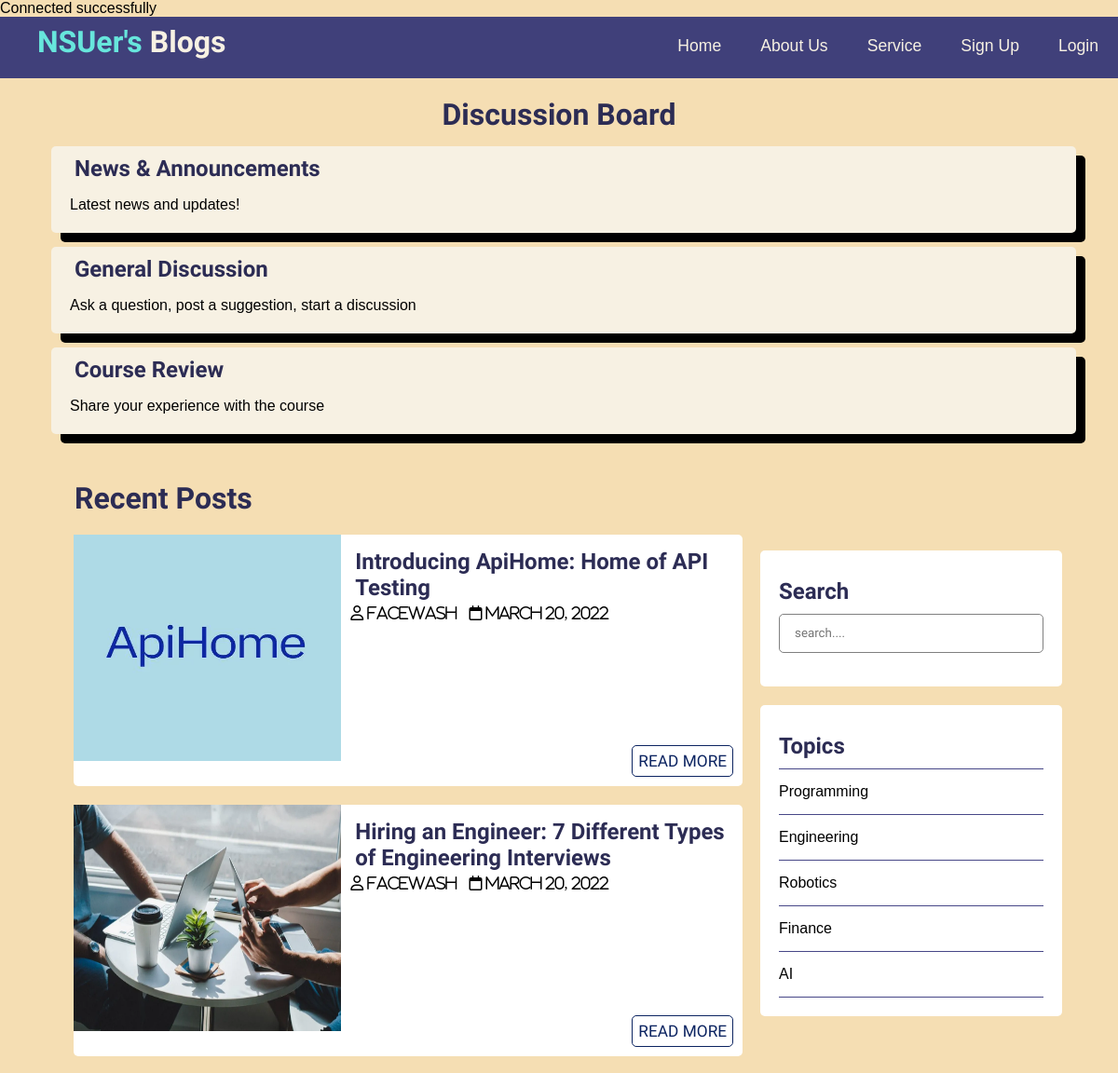
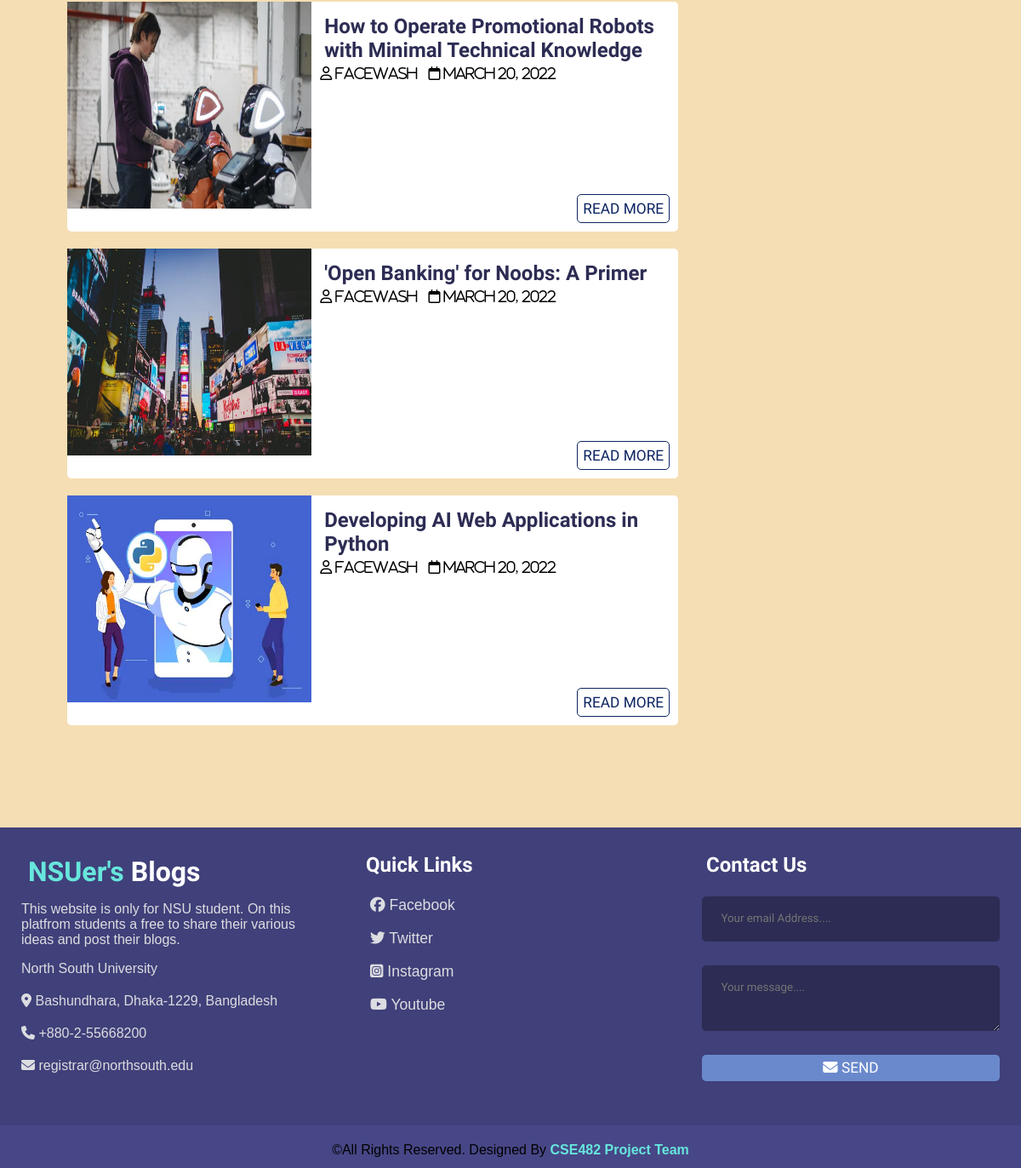
The page / on the database its author committed (2 pictures, top to bottom).
### tables this page shows
CREATE TABLE `posts` (
  `id` int(11) NOT NULL,
  `user_id` int(11) NOT NULL,
  `topic_id` int(11) DEFAULT NULL,
  `title` varchar(255) NOT NULL,
  `image` varchar(255) NOT NULL,
  `body` text NOT NULL,
  `published` tinyint(4) NOT NULL,
  `created_at` datetime NOT NULL DEFAULT current_timestamp()
);

CREATE TABLE `users` (
  `id` int(11) NOT NULL,
  `admin` tinyint(4) NOT NULL,
  `username` varchar(255) NOT NULL,
  `email` varchar(255) NOT NULL,
  `password` varchar(255) NOT NULL,
  `created_at` datetime NOT NULL DEFAULT current_timestamp()
);

CREATE TABLE `topics` (
  `id` int(11) NOT NULL,
  `name` varchar(255) NOT NULL,
  `description` text NOT NULL,
  `created_at` datetime NOT NULL DEFAULT current_timestamp()
);

### app/database/db.php (called while the page is built, shortened)
<?php
require("connect.php");
function executeQuery($sql, $data)
{
    global $conn;
    $statement = $conn->prepare($sql);
    $values = array_values($data);
    $types = str_repeat('s', count($values));
    $statement->bind_param($types, ...$values);
    $statement->execute();
    return $statement;
}
function selectAll($table, $conditions = [])
{
    global $conn;
    $sql = "SELECT * FROM $table";
    if (empty($conditions)) {
        $statement = $conn->prepare($sql);
        $statement->execute();
        $records = $statement->get_result()->fetch_all(MYSQLI_ASSOC);
        return $records;
    }
}
function getPublishedPosts()
{
    $sql = "SELECT
            p.*, u.username
            FROM posts as p
            JOIN users as u
            ON p.user_id = u.id
            WHERE p.published = ?
            ORDER BY p.created_at DESC";
    $statement = executeQuery($sql, ['published' => 1]);
    $result = $statement->get_result();
    $posts = $result->fetch_all(MYSQLI_ASSOC);
    return $posts;
}

### app/controllers/topics.php (called while the page is built, shortened)
<?php
include(ROOT_PATH . "/app/database/db.php");
$table = "topics";
$topics = selectAll($table);

### index.php (the view, shortened to what this page needs)
<?php
include(ROOT_PATH . '/app/controllers/topics.php');
$posts = array();
$postTitle = 'Recent Posts';
if (isset($_GET['t_id'])) {
  $posts = getPostsByTopicId($_GET['t_id']);
  $postTitle = "Posts in '" . $_GET['name'] . "'";
} elseif (isset($_POST['search-term'])) {
  $posts = searchPosts($_POST['search-term']);
  $postTitle = "Search results for '" . $_POST['search-term'] . "'";
} else {
  $posts = getPublishedPosts();
}
?>
<!DOCTYPE html>
<html lang="en">
<head>
  <link rel="stylesheet" href="assets/css/style.css">
</head>
<body>
  <?php
  include(ROOT_PATH . "/app/includes/header.php");
  ?>
  <div class="page-wrapper">
    <div class="container mtb-2">
      <h1 class="slider-title text-center">Discussion Board</h1>
      <div class="profile-articles">
        <div class="user-post">
          <a href="discussion.php">
            <h2>News & Announcements</h2>
            <p>Latest news and updates!</p>
          </a>
        </div>
        <div class="user-post">
          <a href="discussion.php">
            <h2>General Discussion</h2>
            <p>Ask a question, post a suggestion, start a discussion</p>
          </a>
        </div>
        <div class="user-post">
          <a href="discussion.php">
            <h2>Course Review</h2>
            <p>Share your experience with the course</p>
          </a>
        </div>
      </div>
    </div>
    <div class="content clearfix">
      <div class="main-content">
        <h1 class="recent-post-title">
          <?php echo $postTitle; ?>
        </h1>
        <?php foreach ($posts as $post) : ?>
          <div class="post clearfix">
            <img src="<?php echo Base_URL . 'assets/images/' . $post['image']; ?>" alt="" class="post-img" />
            <div class="post-preview">
              <h2>
                <a href="single.php?id=<?php echo $post['id']; ?>">
                  <?php echo $post['title']; ?>
                </a>
              </h2>
              <i class="far fa-user">
                <?php echo ucfirst($post['username']); ?>
              </i>
              <i class="far fa-calendar">
                <?php echo date('F j, Y', strtotime($post['created_at'])); ?>
              </i>
              <a href="single.php?id=<?php echo $post['id']; ?>" class="btn read-more">Read More</a>
            </div>
          </div>
        <?php endforeach; ?>
      </div>
      <div class="sidebar">
        <div class="section scarch">
          <h2 class="section-title">Search</h2>
          <form action="index.php" method="post">
            <input type="text" name="search-term" class="text-input" placeholder="search...." />
          </form>
        </div>
        <div class="section topics">
          <h2 class="section-title">Topics</h2>
          <ul>
            <?php foreach ($topics as $key => $topic) : ?>
              <li>
                <a href="<?php echo Base_URL . 'index.php?t_id=' . $topic['id'] . '&name=' . $topic['name']; ?>">
                  <?php echo $topic['name']; ?>
                </a>
              </li>
            <?php endforeach; ?>
          </ul>
        </div>
      </div>
    </div>
  </div>
  <?php include(ROOT_PATH . "/app/includes/footer.php") ?>
</body>
</html>

### assets/css/style.css (style rules this page uses)
* { box-sizing: border-box; }
html, body { height: 100%; padding: 0px; margin: 0px; background: wheat; font-family: Arial, Helvetica, sans-serif; }
h1, h2, h3, h4, h5, h6 { font-family: "Trirong", serif; color: #2c2c54; margin: 5px; }
a { text-decoration: none; color: inherit; }
.clearfix::after { content: ""; display: block; clear: both; }
.btn { padding: 0.2rem 0.5rem; background: #6a89cc; color: #0c2461; border: 1px solid transparent; border-radius: 0.25rem; font-size: 1.08em; font-family: "Trirong", serif; }
.text-input { padding: 0.5rem 1rem; display: block; width: 100%; border-radius: 5px; border: 0.2px solid gray; background: white; outline: none; color: #2c2c54; line-height: 1.5rem; font-family: "Trirong", serif; }
.text-center { text-align: center; }
.content { width: 90%; margin: 30px auto 30px; margin-bottom: 100px; }
.content .main-content { width: 70%; float: left; }
.content .main-content .post { width: 95%; height: 270px; margin: 20px auto; border-radius: 5px; background: white; position: relative; }
.content .main-content .post .read-more { position: absolute; bottom: 10px; right: 10px; border: 1px solid #0c2461; background-color: transparent; color: #0c2461; }
.content .main-content .post .post-img { width: 40%; height: 90%; float: left; }
.content .main-content .post .post-preview { width: 60%; padding: 10px; float: right; }
.content .main-content .recent-post-title { margin: 20px; }
.content .sidebar { width: 30%; float: left; height: 300px; }
.content .sidebar .section { background: white; padding: 20px; border-radius: 5px; margin-bottom: 20px; }
.content .sidebar .section .section-title { margin: 10px 0px 10px 0px; }
.content .sidebar .section.scarch { margin-top: 95px; }
.content .sidebar .section.topics ul { margin: 0px; padding: 0px; list-style: none; border-top: 1px solid #474787; }
.content .sidebar .section.topics ul a { display: block; padding: 15px 0px 15px 0px; border-bottom: 1px solid #474787; transition: all 0.3s; }
.container { width: 100%; margin: 0 auto; padding: 0px 20px; max-width: 1140px; }
.mtb-2 { margin-top: 20px; margin-bottom: 20px; }
.profile-articles { grid-area: profile-articles; }
.user-post { width: 100%; padding: 5px 0px 5px 20px; background-color: #f7f1e3; border-radius: 5px; margin: 15px; margin-left: 5px; box-shadow: 10px 10px; }
.btn { background: #6a89cc; text-align: center; padding: 6px; border-radius: 5px; color: #fff; cursor: pointer; text-transform: uppercase; }

### rows shown on the page
posts: image (picture), title "Introducing ApiHome: Home of API Testing", user.username "Facewash", created_at "March 20, 2022"
posts: image (picture), title "Hiring an Engineer: 7 Different Types of Engineering Interviews", user.username "Facewash", created_at "March 20, 2022"
posts: image (picture), title "How to Operate Promotional Robots with Minimal Technical Knowledge", user.username "Facewash", created_at "March 20, 2022"
posts: image (picture), title "'Open Banking' for Noobs: A Primer", user.username "Facewash", created_at "March 20, 2022"
posts: image (picture), title "Developing AI Web Applications in Python", user.username "Facewash", created_at "March 20, 2022"
topics: name "Programming"
topics: name "Engineering"
topics: name "Robotics"
topics: name "Finance"
topics: name "AI"

### other values the page prints
$postTitle "Recent Posts"
